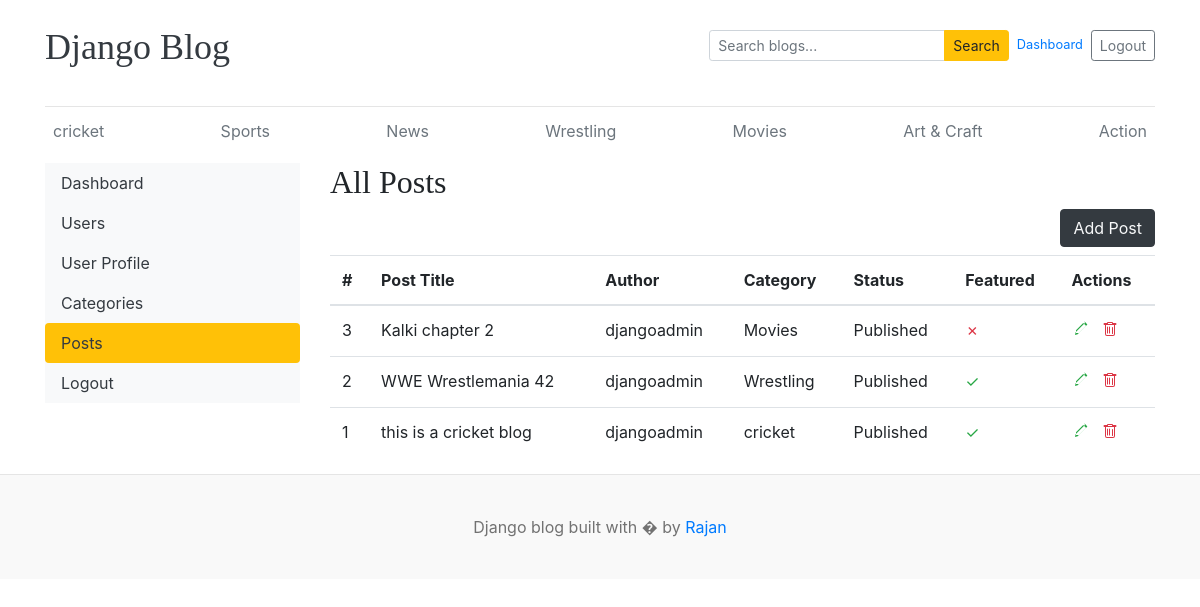
/dashboard/posts/ (signed in), run on an earlier commit of the app's database.
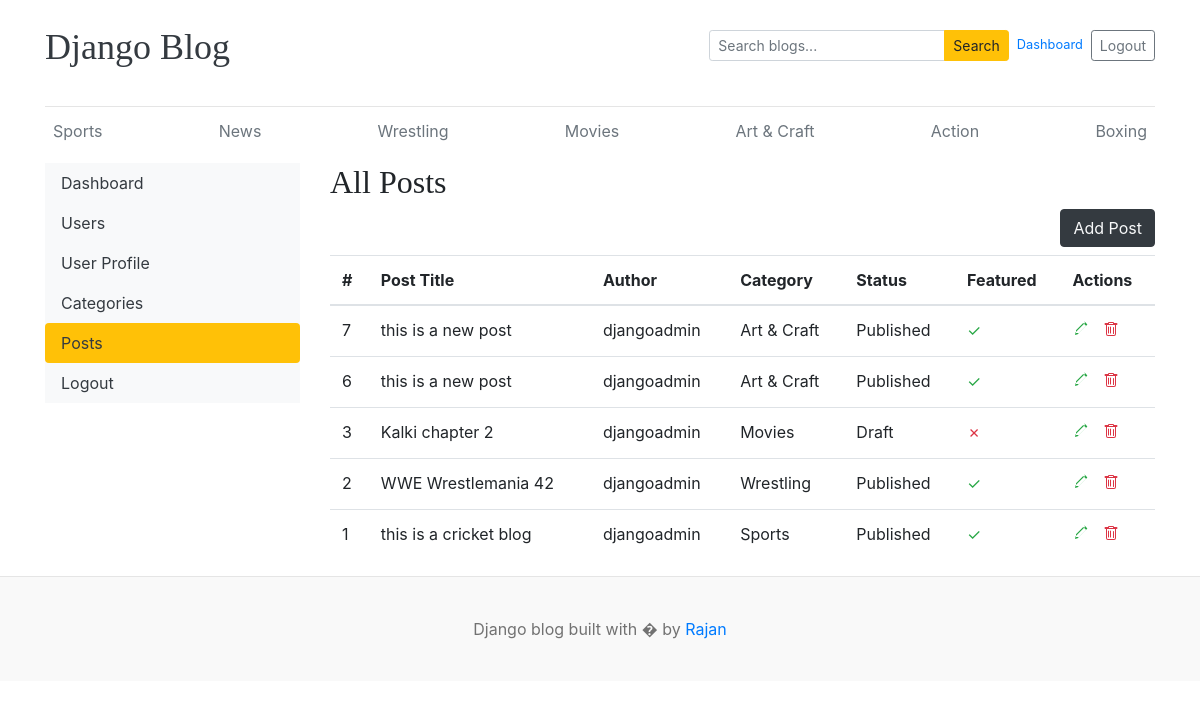
And on a later commit of the database.
### blogs/models.py (models this page shows, shortened)
class Category(models.Model):
    category_name = models.CharField(max_length=50, unique=True)
    created_at = models.DateTimeField(auto_now_add=True)
    updated_at = models.DateTimeField(auto_now=True)
    class Meta:
        verbose_name_plural = "Category"
    def __str__(self):
        return self.category_name

class Blog(models.Model):
    title = models.CharField(max_length=100)
    slug = models.SlugField(max_length=150, unique=True)
    category = models.ForeignKey(Category, on_delete=models.CASCADE)
    author = models.ForeignKey(User, on_delete=models.CASCADE)
    featured_image = models.ImageField(upload_to="uploads/%Y/%m/%d/")
    short_description = models.TextField(max_length=500)
    blog_body = models.TextField(max_length=1000)
    status = models.IntegerField(choices=STATUS_CHOICES, default=0)
    is_featured = models.BooleanField(default=False)
    created_at = models.DateTimeField(auto_now_add=True)
    updated_at = models.DateTimeField(auto_now=True)

### dashboards/views.py (the view)
# urls.py: path('posts/', views.posts, name='posts'),
@login_required(login_url='login')
def posts(request):
    context = {
        'posts': Blog.objects.order_by('-created_at'),
    }
    return render(request, 'dashboard/posts.html', context)

### blogs/context_processors.py (called while the page is built)
def get_categories(request):
    categories = Category.objects.all()
    return {'category': categories}

def get_SocialLink(request):
    social_links = SocialLink.objects.all()
    return {'SocialLink': social_links}

### templates/dashboard/posts.html (shortened to what this page needs)
{% extends 'base.html' %}
{% block content %}
<div class="row">
 {% include 'dashboard/sidebar.html' %}
	<div class="col-md-9">
        <h2>All Posts</h2>
		<a href="{% url 'add_post' %}" class="btn btn-dark text-light float-right mb-2">Add Post</a>
		<table class="table table-hover">
  <thead>
    <tr>
      <th >#</th>
      <th >Post Title</th>
      <th >Author</th>
      <th >Category</th>
      <th >Status</th>
      <th >Featured</th>
      <th >Actions</th>
    </tr>
  </thead>
  <tbody>
    {% for post in posts %}
    <tr>
      <td>{{ post.id }}</td>
      <td>{{ post.title }}</td>
      <td>{{ post.author }}</td>
      <td>{{ post.category }}</td>
      <td>{{ post.get_status_display }}</td>
      <td>{% if post.is_featured %}<span class="text-success fw-bold" aria-label="Featured">&#10003;</span>{% else %}<span class="text-danger fw-bold" aria-label="Not featured">&#10007;</span>{% endif %}</td>
      <td>
        <a href="{% url 'edit_post' post.id %}" class="text-success" aria-label="Edit post">
          <svg xmlns="http://www.w3.org/2000/svg" width="16" height="16" viewBox="0 0 16 16" fill="currentColor" aria-hidden="true">
            <path d="M12.146.854a.5.5 0 0 1 .708 0l2.292 2.292a.5.5 0 0 1 0 .708l-9.5 9.5L3 14l.646-2.646 9.5-9.5zM11.207 2L4 9.207V12h2.793L14 4.793 11.207 2z"/>
          </svg>
        </a>
          <form method="post" action="{% url 'delete_post' post.id %}" style="display: inline;" onsubmit="return confirm('Delete this post?');">
            <button type="submit" class="btn btn-link text-danger p-0 align-baseline" aria-label="Delete post" style="text-decoration: none;">
            </button>
          </form>
      </td>
    </tr>
    {% empty %}
    <tr>
      <td colspan="7" class="text-center text-muted">No posts found.</td>
    </tr>
    {% endfor %}
  </tbody>
</table>
</div>
</div>
{% endblock %}

### templates/base.html (shortened to what this page needs)
{% load static %}
<!DOCTYPE html>
<html lang="en">
<head>
    <link href="https://getbootstrap.com/docs/4.0/dist/css/bootstrap.min.css" rel="stylesheet">
    <link href="{% static 'css/blog.css' %}" rel="stylesheet">
    <link rel="stylesheet" href="https://cdnjs.cloudflare.com/ajax/libs/font-awesome/4.7.0/css/font-awesome.min.css">
  </head>
<body>
    <div class="container">
      <header class="blog-header py-3">
        <div class="row flex-nowrap justify-content-between align-items-center mb-3">
          <div class="col-6 pt-1">
            <a class="blog-header-logo text-dark" href="/">Django Blog</a>
          </div>
          <div class="col-6 d-flex justify-content-end align-items-center">
            <form id="search-form" action="{% url 'search' %}" method="get" class="form-inline mr-2">
              <div class="input-group input-group-sm">
                <input class="form-control" name="keyword" type="text" placeholder="Search blogs..." aria-label="Search blogs" />
                <div class="input-group-append">
                  <button class="btn btn-warning" type="submit">Search</button>
                </div>
              </div>
            </form>
            {% if user.is_authenticated %}
            <span class="small text-muted mr-2"><a href="{% url 'dashboard' %}">Dashboard</a></span>
            <a class="btn btn-sm btn-outline-secondary" href="{% url 'logout' %}">Logout</a>
            {% else %}
            <a class="btn btn-sm btn-warning" href="{% url 'login' %}">Login</a> &nbsp;
            <a class="btn btn-sm btn-outline-secondary" href="{% url 'register' %}">Register</a>
            {% endif %}
          </div>
        </div>
      </header>
      <div class="nav-scroller py-1 mb-2">
        <nav class="nav d-flex justify-content-between">
          {% for cat in category %}
          <a class="p-2 text-muted" href="{% url 'category_blogs' cat.id %}">{{ cat.category_name }}</a>
          {% endfor %}
        </nav>
      </div>
{% block content %}
{% endblock %}
    </div>
 <footer class="blog-footer">
  <p>Django blog built with � by <a href="#">Rajan</a></p>
</footer>
</body>
</html>

### templates/dashboard/sidebar.html
 <div class="col-md-3">
         <div class="nav flex-column nav-pills bg-light" aria-orientation="vertical">
            <a href="{% url 'dashboard' %}" class="nav-link text-dark {% if '/dashboard' == request.path %}bg-warning{% endif %}">Dashboard</a>
        {% if perms.auth.change_user %}
             <a href="{% url 'users' %}" class="nav-link text-dark {% if '/users' in request.path %}bg-warning{% endif %}">Users</a>
             {% endif %}
            <a href="{% url 'user_profile' %}" class="nav-link text-dark {% if '/user' in request.path or '/users' in request.path %}bg-warning{% endif %}">User Profile</a>
             <a href="{% url 'categories' %}" class="nav-link text-dark {% if 'categories' in request.path %}bg-warning{% endif %}">Categories</a>
              <a href="{% url 'posts' %}" class="nav-link text-dark {% if 'posts' in request.path %}bg-warning{% endif %}">Posts</a>
               <a href="{% url 'logout' %}" class="nav-link text-dark">Logout</a>
         </div>
     </div>

### pb_main/static/css/blog.css (style rules this page uses)
.blog-header { border-bottom: 1px solid #e5e5e5; }
.blog-header-logo { font-family: "Playfair Display", Georgia, "Times New Roman", serif; font-size: 2.25rem; }
h1, h2, h3, h4, h5, h6 { font-family: "Playfair Display", Georgia, "Times New Roman", serif; }
.blog-footer { padding: 2.5rem 0; color: #727272; text-align: center; background-color: #f9f9f9; border-top: .05rem solid #e5e5e5; }
.blog-footer p:last-child { margin-bottom: 0; }

What changed in the data, as far as the page shows it:
removed Category: category_name "cricket"
added Category: category_name "Boxing"
added Blog: id "7", title "this is a new post", author "djangoadmin", category "Art & Craft", status "Published"
added Blog: id "6", title "this is a new post", author "djangoadmin", category "Art & Craft", status "Published"
changed Blog "Kalki chapter 2": status "Published" → "Draft"
changed Blog "this is a cricket blog": category "cricket" → "Sports"
